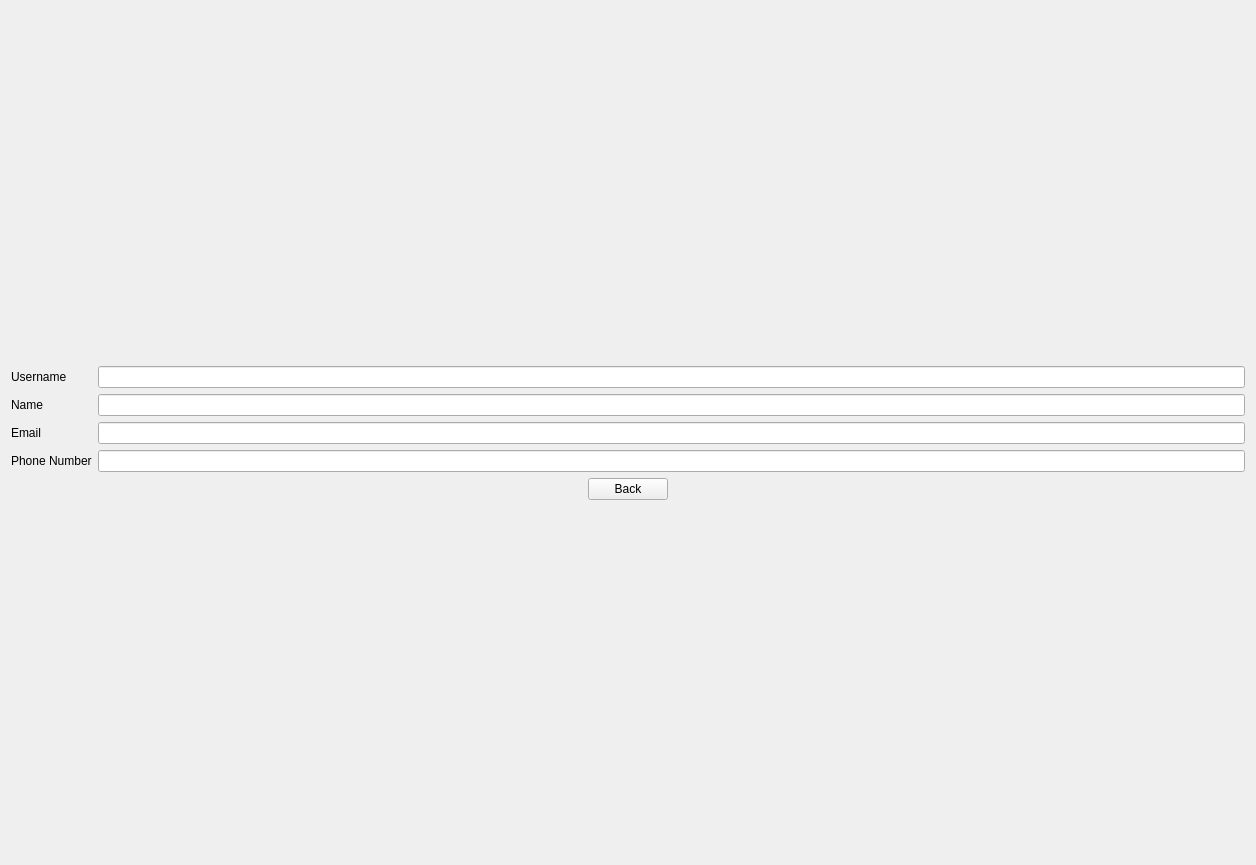
<?xml version="1.0" encoding="UTF-8"?>
<ui version="4.0">
 <class>ProfileForm</class>
 <widget class="QWidget" name="ProfileForm">
  <property name="geometry">
   <rect>
    <x>0</x>
    <y>0</y>
    <width>1256</width>
    <height>865</height>
   </rect>
  </property>
  <property name="windowTitle">
   <string>Form</string>
  </property>
  <layout class="QVBoxLayout" name="verticalLayout">
   <item>
    <spacer name="verticalSpacer">
     <property name="orientation">
      <enum>Qt::Orientation::Vertical</enum>
     </property>
     <property name="sizeHint" stdset="0">
      <size>
       <width>20</width>
       <height>329</height>
      </size>
     </property>
    </spacer>
   </item>
   <item>
    <layout class="QFormLayout" name="formLayout">
     <item row="0" column="0">
      <widget class="QLabel" name="label">
       <property name="text">
        <string>Username</string>
       </property>
      </widget>
     </item>
     <item row="0" column="1">
      <widget class="QLineEdit" name="usernameLineEdit">
       <property name="readOnly">
        <bool>true</bool>
       </property>
      </widget>
     </item>
     <item row="1" column="0">
      <widget class="QLabel" name="label_2">
       <property name="text">
        <string>Name</string>
       </property>
      </widget>
     </item>
     <item row="1" column="1">
      <widget class="QLineEdit" name="nameLineEdit">
       <property name="readOnly">
        <bool>true</bool>
       </property>
      </widget>
     </item>
     <item row="2" column="0">
      <widget class="QLabel" name="label_3">
       <property name="text">
        <string>Email</string>
       </property>
      </widget>
     </item>
     <item row="2" column="1">
      <widget class="QLineEdit" name="emailLineEdit">
       <property name="readOnly">
        <bool>true</bool>
       </property>
      </widget>
     </item>
     <item row="3" column="0">
      <widget class="QLabel" name="label_4">
       <property name="text">
        <string>Phone Number</string>
       </property>
      </widget>
     </item>
     <item row="3" column="1">
      <widget class="QLineEdit" name="phoneLineEdit">
       <property name="readOnly">
        <bool>true</bool>
       </property>
      </widget>
     </item>
    </layout>
   </item>
   <item>
    <layout class="QHBoxLayout" name="horizontalLayout">
     <item>
      <spacer name="horizontalSpacer">
       <property name="orientation">
        <enum>Qt::Orientation::Horizontal</enum>
       </property>
       <property name="sizeHint" stdset="0">
        <size>
         <width>40</width>
         <height>20</height>
        </size>
       </property>
      </spacer>
     </item>
     <item>
      <widget class="QPushButton" name="backButton">
       <property name="text">
        <string>Back</string>
       </property>
      </widget>
     </item>
     <item>
      <spacer name="horizontalSpacer_2">
       <property name="orientation">
        <enum>Qt::Orientation::Horizontal</enum>
       </property>
       <property name="sizeHint" stdset="0">
        <size>
         <width>40</width>
         <height>20</height>
        </size>
       </property>
      </spacer>
     </item>
    </layout>
   </item>
   <item>
    <spacer name="verticalSpacer_2">
     <property name="orientation">
      <enum>Qt::Orientation::Vertical</enum>
     </property>
     <property name="sizeHint" stdset="0">
      <size>
       <width>20</width>
       <height>329</height>
      </size>
     </property>
    </spacer>
   </item>
  </layout>
 </widget>
 <resources/>
 <connections/>
</ui>
